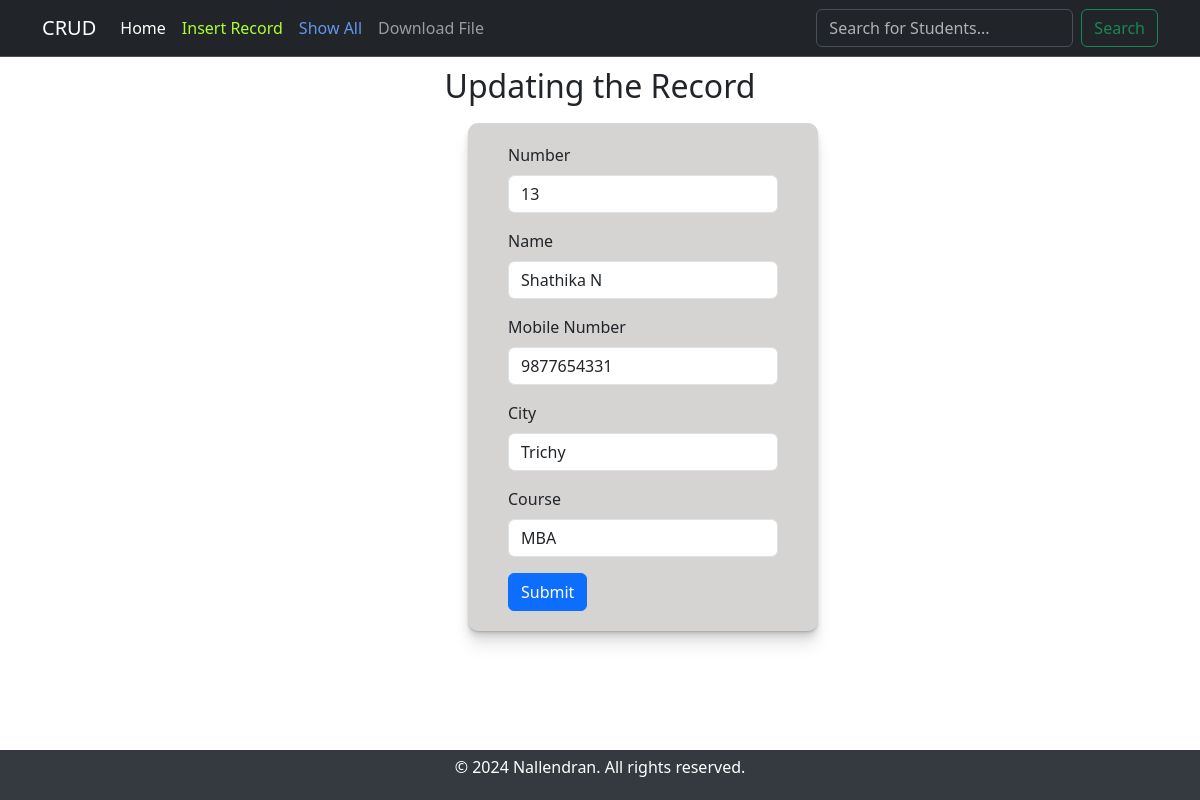
The page /update/34 on the database its author committed.
### crudapp/models.py (models this page shows)
class Student(models.Model):
    no=models.IntegerField()
    name=models.CharField(max_length=64)
    mobile=models.IntegerField()
    city=models.CharField(max_length=100)
    course=models.CharField(max_length=100)
    updated=models.DateTimeField(auto_now=True)
    created=models.DateTimeField(auto_now_add=True)
    class Meta:
        ordering=['-updated','-created']

### crudapp/views.py (the view)
# urls.py: path('update/<int:id>',views.update,name='update'),
def update(request,id):
    stud=Student.objects.get(id=id)
    form=StudentForm(instance=stud)
    if request.method=='POST':
        form=StudentForm(request.POST,instance=stud)
        if form.is_valid():
            form.save()
            return redirect('read')
    context={'s':stud,'form':form}
    return render(request,'apps/update.html',context)

### crudapp/forms.py
class StudentForm(forms.ModelForm):
    class Meta:
        model=Student
        fields='__all__'

### templates/apps/update.html (shortened to what this page needs)
{% extends 'apps/result.html' %}
    {% block content %}
    <div class="header">
        <h2>Updating the Record</h2>
    </div>
    <div class="content">
        <div class="cont">
            <form method="POST">
                <div class="mb-3">
                    <label for="exampleInputEmail1" class="form-label">Number</label>
                    <input type="no" class="form-control" id="exampleInputEmail1" name="no" value="{{ s.no }}">
                </div>
                <div class="mb-3">
                    <label for="exampleInputPassword1" class="form-label">Name</label>
                    <input type="text" class="form-control" id="exampleInputPassword1" name="name" value="{{ s.name }}">
                </div>
                <div class="mb-3">
                    <label for="exampleInputPassword1" class="form-label">Mobile Number</label>
                    <input type="text" class="form-control" id="exampleInputPassword1" name="mobile" value="{{ s.mobile }}">
                </div>
                <div class="mb-3">
                    <label for="exampleInputPassword1" class="form-label">City</label>
                    <input type="text" class="form-control" id="exampleInputPassword1" name="city" value="{{ s.city }}">
                </div>
                <div class="mb-3">
                    <label for="exampleInputPassword1" class="form-label">Course</label>
                    <input type="text" class="form-control" id="exampleInputPassword1" name="course" value="{{ s.course }}">
                </div>
                <button type="submit" class="btn btn-primary">Submit</button>
            </form>
        </div>
    </div>
    {% endblock %}

### static/css/style.css (style rules this page uses)
h2 { text-align: center; margin-top: 10px; }
.cont { margin-left: 39% ; margin-top: 10px; width: 350px; background-color:rgb(214, 211, 211); padding: 20px 40px; border-radius: 10px; box-shadow: 0 1px 1px hsl(0deg 0% 0% / 0.075), 0 2px 2px hsl(0deg 0% 0% / 0.075), 0 4px 4px hsl(0deg 0% 0% / 0.075), 0 8px 8px hsl(0deg 0% 0% / 0.075), 0 16px 16px hsl(0deg 0% 0% / 0.075); }
body { min-height: 100vh; display: flex; flex-direction: column; }
body { display: flex; flex-direction: column; min-height: 100vh; margin: 0; }
.content { flex: 1; padding-bottom: 60px; }

### rows shown on the page
Student: no "13", name "Shathika N", mobile "9877654331", city "Trichy", course "MBA"
